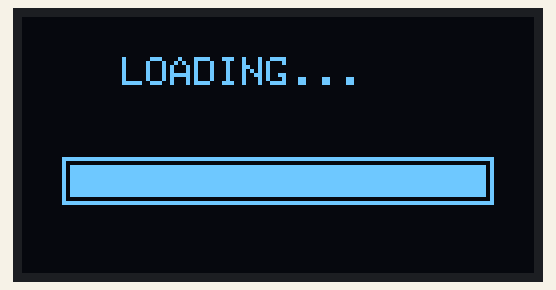
Simulated run of this sketch. Board: Arduino Uno, built with avr-gcc and run on an emulated ATmega328P. On the bench: 128×64 one-colour display. What the sketch prints to the serial monitor is not drawn.

Above: at 2.4 s.
At 3.47 s:
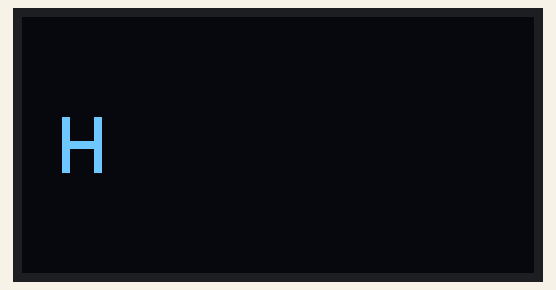
At 4.0 s:
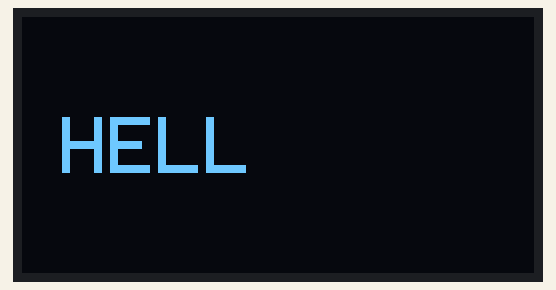
At 6.5 s:
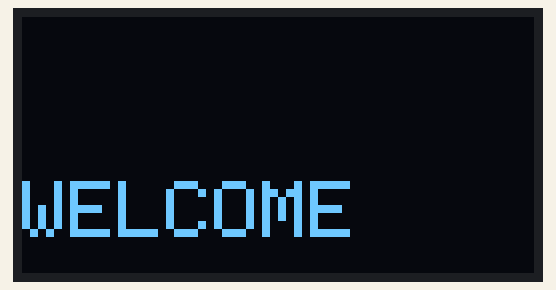
At 25.0 s:
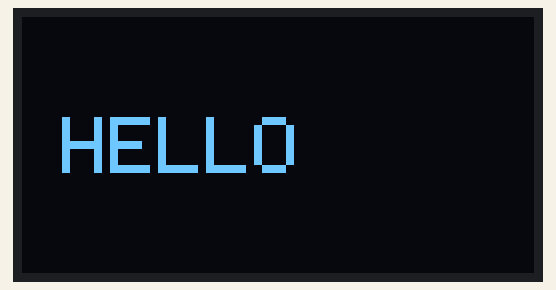
At 27.1 s:
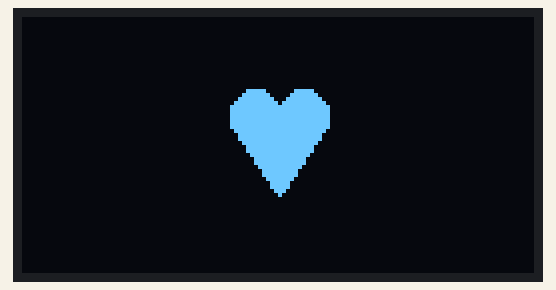

The sketch:

Practical_64.ino
```cpp
/*
==========================================
Practical-64 : OLED Display Animation
OLED : SSD1306 128x64
==========================================
*/

#include <Wire.h>
#include <Adafruit_GFX.h>
#include <Adafruit_SSD1306.h>

#define SCREEN_WIDTH 128
#define SCREEN_HEIGHT 64

Adafruit_SSD1306 display(SCREEN_WIDTH, SCREEN_HEIGHT, &Wire, -1);

//============================
// Loading Bar
//============================
void loadingBar()
{
  Serial.println("Animation : Loading Bar");

  display.clearDisplay();

  display.setTextSize(1);
  display.setTextColor(SSD1306_WHITE);
  display.setCursor(25,10);
  display.println("LOADING...");

  display.drawRect(10,35,108,12,SSD1306_WHITE);

  for(int i=0;i<=104;i+=4)
  {
    display.fillRect(12,37,i,8,SSD1306_WHITE);
    display.display();
    delay(60);
  }

  delay(1000);
}

//============================
// Typing Effect
//============================
void typingEffect(String text)
{
  Serial.print("Animation : Typing Effect - ");
  Serial.println(text);

  display.clearDisplay();

  display.setTextSize(2);

  for(int i=0;i<text.length();i++)
  {
    display.clearDisplay();

    display.setCursor(10,25);
    display.print(text.substring(0,i+1));

    display.display();

    delay(150);
  }

  delay(1000);
}

//============================
// Smooth Heart
//============================
void drawHeart(int s)
{
  display.fillCircle(64-s,24,s,SSD1306_WHITE);
  display.fillCircle(64+s,24,s,SSD1306_WHITE);

  display.fillTriangle(
    64-(2*s),26,
    64+(2*s),26,
    64,26+(3*s),
    SSD1306_WHITE);
}

void heartAnimation()
{
  Serial.println("Animation : Heartbeat");

  int beat[]={6,7,8,9,10,9,8,7,6};

  for(int i=0;i<9;i++)
  {
    display.clearDisplay();

    drawHeart(beat[i]);

    display.display();

    delay(70);
  }

  delay(300);
}

//============================
// Scrolling Text
//============================
void scrollText()
{
  Serial.println("Animation : Scrolling Text - WELCOME");

  for(int x=128;x>-180;x--)
  {
    display.clearDisplay();

    display.setTextSize(2);

    display.setCursor(x,25);
    display.print("WELCOME");

    display.display();

    delay(20);
  }
}

//============================
void setup()
//============================
{
  Serial.begin(9600);

  if(!display.begin(SSD1306_SWITCHCAPVCC,0x3C))
  {
    Serial.println("OLED Failed");
    while(1);
  }

  display.setTextColor(SSD1306_WHITE);

  Serial.println("===== OLED DISPLAY ANIMATION STARTED =====");
}

//============================
void loop()
//============================
{
  loadingBar();

  typingEffect("HELLO");

  heartAnimation();

  scrollText();

  Serial.println("----- Cycle Complete -----");
  Serial.println();
}
```

Measured:
- what the display in image 0 shows lasts 1.1 s, from 2.3 s to 3.4 s
- what the display in image 3 shows lasts 0.5 s, from 6.5 s to 7.0 s
- what the display in image 4 shows lasts 1.2 s, from 24.9 s to 26.1 s
